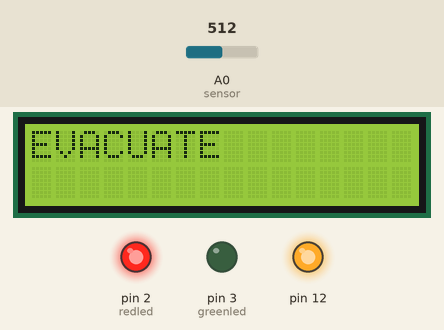
Recording of a sketch running on a simulated Arduino Uno, built with avr-gcc and run on an emulated ATmega328P. Shown: 16×2 character LCD, output pins drawn as LEDs (lit = HIGH). Inputs (shaded band) come from the test bench; at power-on: A0 (sensor) = 512. What the sketch prints to the serial monitor is not drawn.

Above: at 1.2 s.
1.3 s: A0 (sensor) set to 418
7.3 s: A0 (sensor) set to 390
At 8.8 s:
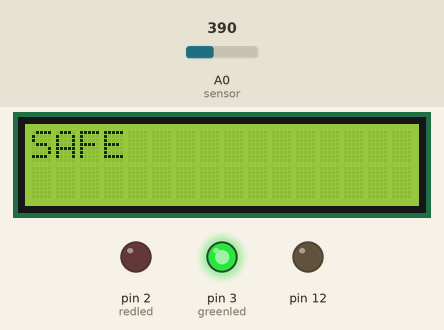
13.3 s: A0 (sensor) set to 511
At 14.9 s:
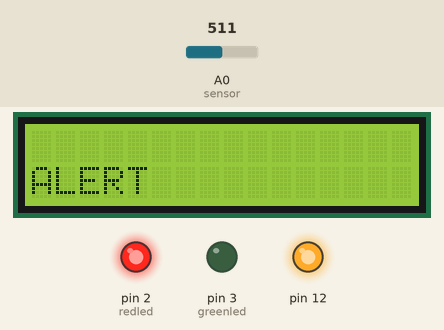
19.3 s: A0 (sensor) set to 306
At 21.5 s:
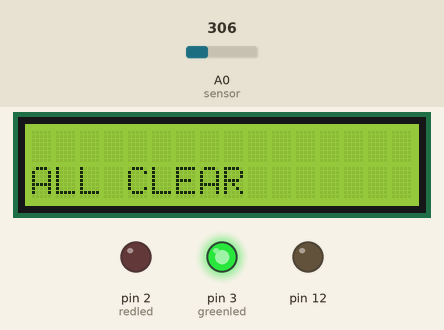
Timing chart, 0 to 23.0 s (numbered marks = the images above; inputs shaded):
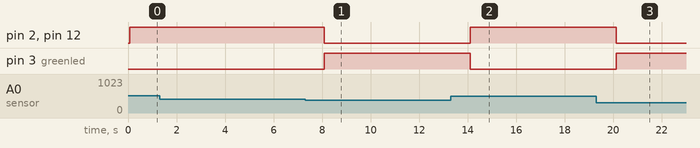

The sketch:

gas_sensor_with_buzzer1.ino
```cpp
#include <LiquidCrystal.h>
LiquidCrystal lcd(5,6,8,9,10,11);

int redled = 2;
int greenled = 3;
int sensor = A0;
int sensorTresh = 400;
int buzz =12;


void setup()
{
  pinMode(redled,OUTPUT);
  pinMode(greenled,OUTPUT);
  pinMode(sensor,INPUT);
  pinMode(12,OUTPUT);
  Serial.begin(9600);
  lcd.begin(16,2);
}

void loop()
{
 	int analogValue = analogRead(sensor);
  	Serial.print(analogValue);
    if(analogValue>sensorTresh){
      digitalWrite(redled,HIGH);
      digitalWrite(greenled,LOW);
      lcd.clear();
      lcd.setCursor(0,1);
      digitalWrite(12,HIGH);
      lcd.print("ALERT");
      delay(1000);
      lcd.clear();
      lcd.print("EVACUATE");
      delay(1000);
      digitalWrite(12,LOW);
    }
  else
  {
    digitalWrite(greenled,HIGH);
    digitalWrite(redled,LOW);
    lcd.clear();
    lcd.setCursor(0,0);
    lcd.print("SAFE");
    delay(1000);
    lcd.clear();
    lcd.setCursor(0,1);
    lcd.print("ALL CLEAR");
    delay(1000);
  }

}
```

Measured:
- the behaviour switches between 401 and 400 on A0 (sensor) (found by bisection; images 0 and 1)
- after the input at 7.3 s, pin 2 (redled), pin 12: HIGH → LOW after 0.79 s; pin 3 (greenled): LOW → HIGH after 0.79 s; the display: changes after 0.79 s (image 1)
- after the input at 13.3 s, pin 2 (redled), pin 12: LOW → HIGH after 0.81 s; pin 3 (greenled): HIGH → LOW after 0.81 s; the display: changes after 0.81 s (image 2)
- after the input at 19.3 s, pin 2 (redled), pin 12: HIGH → LOW after 0.83 s; pin 3 (greenled): LOW → HIGH after 0.83 s; the display: first changes after 0.83 s (image 3 shows a later state)
- what the display in image 1 shows lasts 1.0 s, from 8.1 s to 9.1 s
